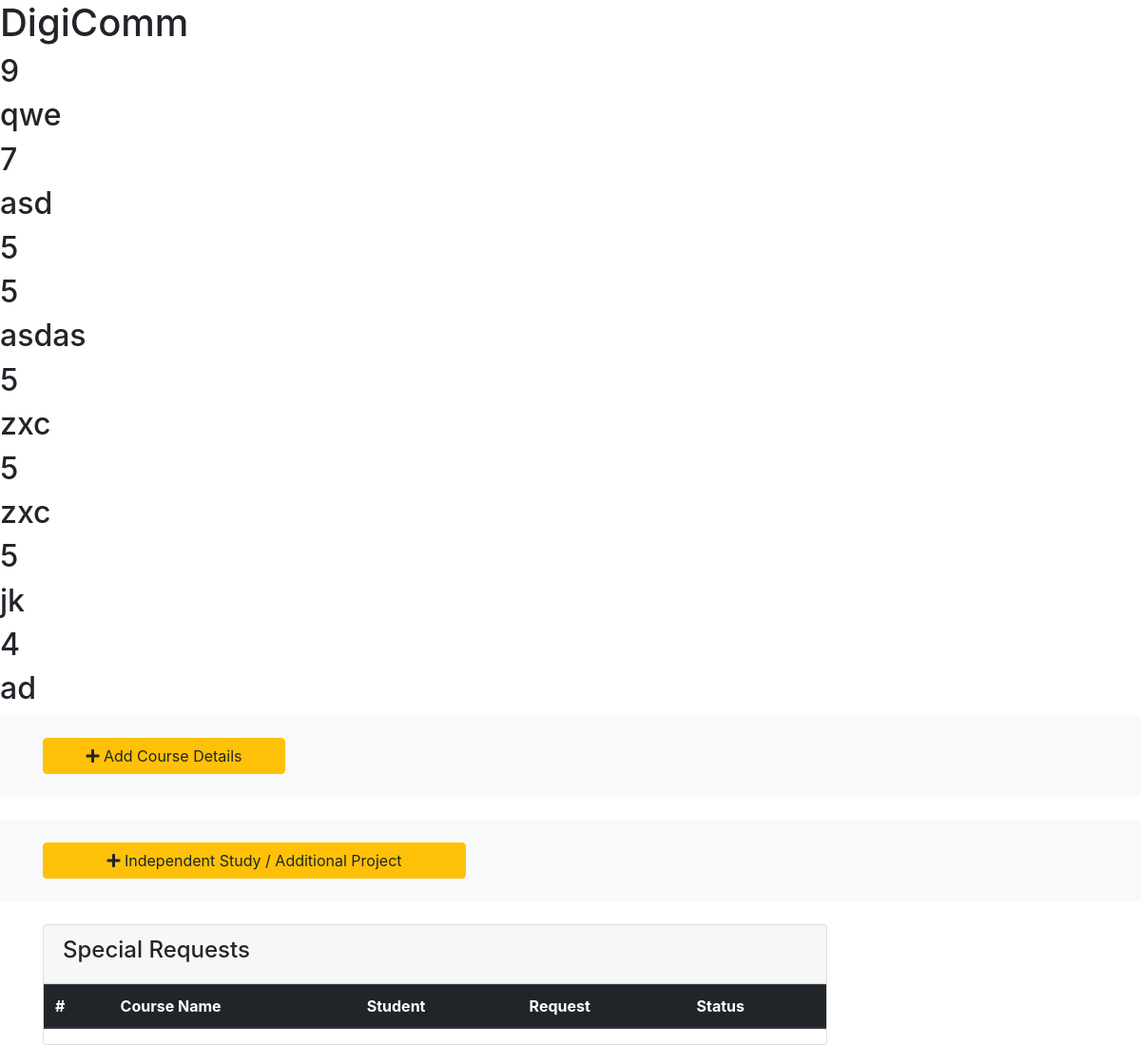
Page /users/1/ on the earlier database version.
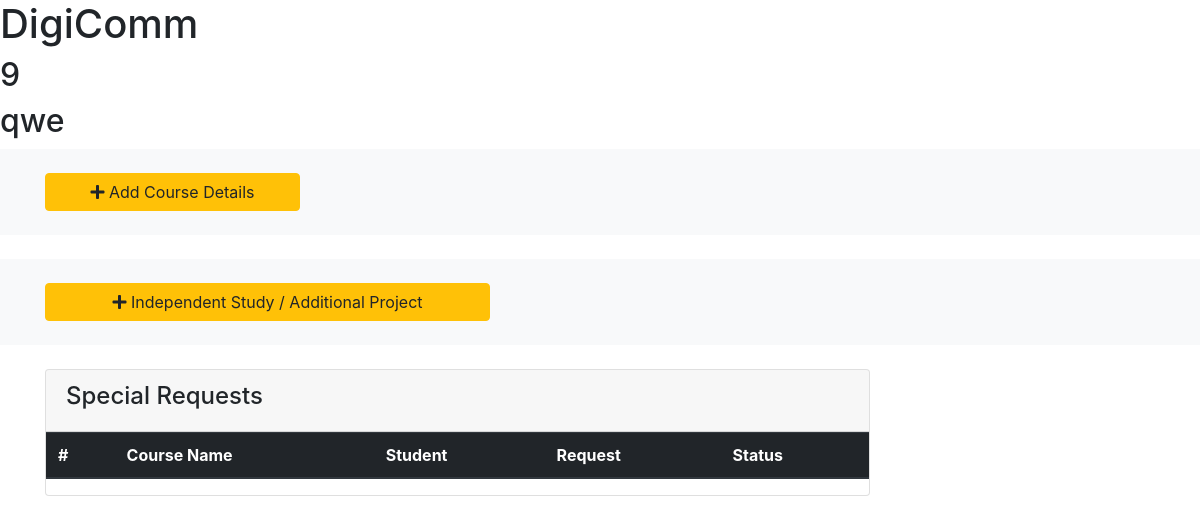
Same page on the later database version.
### users/models.py (models this page shows, shortened)
class Detail(models.Model):
	course = models.ForeignKey(Course, on_delete = models.CASCADE)
	min_GPA = models.IntegerField()
	description = models.CharField(max_length=200)

### users/views.py (the view)
# urls.py: path('<int:course_id>/', views.details, name='details'),
def details(request, course_id):
	course = get_object_or_404(Course, pk=course_id)
	return render(request, 'users/details.html', {'course':course})

### users/templates/users/details.html (shortened to what this page needs)
<h1>{{ course.name }}</h1>
{% for details in course.detail_set.all %}
	<h2>{{ details.min_GPA }}</h2>
	<h2>{{ details.description }}</h2>
{% endfor %}
<head>
  <link rel="stylesheet" href="https://use.fontawesome.com/releases/v5.0.13/css/all.css"
>
  <link rel="stylesheet" href="https://stackpath.bootstrapcdn.com/bootstrap/4.1.1/css/bootstrap.min.css"
>
  <link rel="stylesheet" href="css/style.css">
</head>
<body>
	<section id="actions" class="py-4 mb-4 bg-light">
		<div class="container">
		  <div class="row">
		    <div class="col-md-3">
		      <a href="#" class="btn btn-warning btn-block" data-toggle="modal" data-target="#addCourseDetailsModal">
		        <i class="fas fa-plus"></i> Add Course Details
		      </a>
		    </div>
		  </div>
		</div>
		</section>
		<section id="actions" class="py-4 mb-4 bg-light">
		<div class="container">
		  <div class="row">
		    <div class="col-md-5">
		      <a href="#" class="btn btn-warning btn-block" data-toggle="modal" data-target="#addSpecialRequestModal">
		        <i class="fas fa-plus"></i> Independent Study / Additional Project
		      </a>
		    </div>
		  </div>
		</div>
		</section>
		<section id="posts">
		    <div class="container">
		      <div class="row">
		        <div class="col-md-9">
		          <div class="card">
		            <div class="card-header">
		              <h4>Special Requests</h4>
		            </div>
		            <table class="table table-striped">
		              <thead class="thead-dark">
		                <tr>
		                  <th>#</th>
		                  <th>Course Name</th>
		                  <th>Student</th>
		                  <th>Request</th>
		                  <th>Status</th>
		                </tr>
		              </thead>
		            </table>
		          </div>
		        </div>
		          </div>
		        </div>
		  </section>
</body>

Differences in the rows shown:
removed Detail: min_GPA "7", description "asd"
removed Detail: min_GPA "5"
removed Detail: min_GPA "5", description "asdas"
removed Detail: min_GPA "5", description "zxc"
removed Detail: min_GPA "5", description "zxc"
removed Detail: min_GPA "5", description "jk"
removed Detail: min_GPA "4", description "ad"
